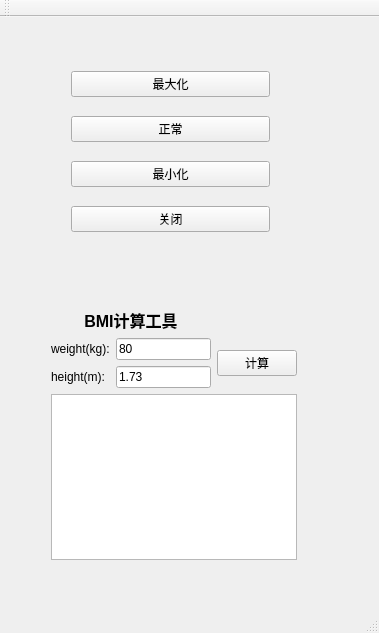
<?xml version="1.0" encoding="UTF-8"?>
<ui version="4.0">
 <class>MainWindow</class>
 <widget class="QMainWindow" name="MainWindow">
  <property name="geometry">
   <rect>
    <x>0</x>
    <y>0</y>
    <width>379</width>
    <height>633</height>
   </rect>
  </property>
  <property name="windowTitle">
   <string>signal_slot</string>
  </property>
  <widget class="QWidget" name="centralWidget">
   <widget class="QWidget" name="">
    <property name="geometry">
     <rect>
      <x>60</x>
      <y>30</y>
      <width>221</width>
      <height>211</height>
     </rect>
    </property>
    <layout class="QVBoxLayout" name="verticalLayout">
     <item>
      <widget class="QPushButton" name="btn_max">
       <property name="text">
        <string>最大化</string>
       </property>
      </widget>
     </item>
     <item>
      <widget class="QPushButton" name="btn_normal">
       <property name="text">
        <string>正常</string>
       </property>
      </widget>
     </item>
     <item>
      <widget class="QPushButton" name="btn_min">
       <property name="text">
        <string>最小化</string>
       </property>
      </widget>
     </item>
     <item>
      <widget class="QPushButton" name="btn_close">
       <property name="text">
        <string>关闭</string>
       </property>
      </widget>
     </item>
    </layout>
   </widget>
   <widget class="QWidget" name="">
    <property name="geometry">
     <rect>
      <x>40</x>
      <y>280</y>
      <width>268</width>
      <height>274</height>
     </rect>
    </property>
    <layout class="QGridLayout" name="gridLayout">
     <item row="0" column="0" colspan="2">
      <widget class="QLabel" name="label">
       <property name="text">
        <string>&lt;html&gt;&lt;head/&gt;&lt;body&gt;&lt;p align=&quot;center&quot;&gt;&lt;span style=&quot; font-size:12pt; font-weight:600;&quot;&gt;BMI计算工具&lt;/span&gt;&lt;/p&gt;&lt;/body&gt;&lt;/html&gt;</string>
       </property>
       <property name="alignment">
        <set>Qt::AlignCenter</set>
       </property>
      </widget>
     </item>
     <item row="1" column="0">
      <widget class="QLabel" name="label_2">
       <property name="text">
        <string>weight(kg):</string>
       </property>
      </widget>
     </item>
     <item row="1" column="1">
      <widget class="QLineEdit" name="le_weight">
       <property name="text">
        <string>80</string>
       </property>
      </widget>
     </item>
     <item row="1" column="2" rowspan="2">
      <widget class="QPushButton" name="btn_bmi">
       <property name="text">
        <string>计算</string>
       </property>
      </widget>
     </item>
     <item row="2" column="0">
      <widget class="QLabel" name="label_3">
       <property name="text">
        <string>height(m):</string>
       </property>
      </widget>
     </item>
     <item row="2" column="1">
      <widget class="QLineEdit" name="le_height">
       <property name="text">
        <string>1.73</string>
       </property>
      </widget>
     </item>
     <item row="3" column="0" colspan="3">
      <widget class="QTextBrowser" name="tb_display"/>
     </item>
    </layout>
   </widget>
  </widget>
  <widget class="QMenuBar" name="menuBar">
   <property name="geometry">
    <rect>
     <x>0</x>
     <y>0</y>
     <width>379</width>
     <height>22</height>
    </rect>
   </property>
  </widget>
  <widget class="QToolBar" name="mainToolBar">
   <attribute name="toolBarArea">
    <enum>TopToolBarArea</enum>
   </attribute>
   <attribute name="toolBarBreak">
    <bool>false</bool>
   </attribute>
  </widget>
  <widget class="QStatusBar" name="statusBar"/>
 </widget>
 <layoutdefault spacing="6" margin="11"/>
 <resources/>
 <connections/>
</ui>
